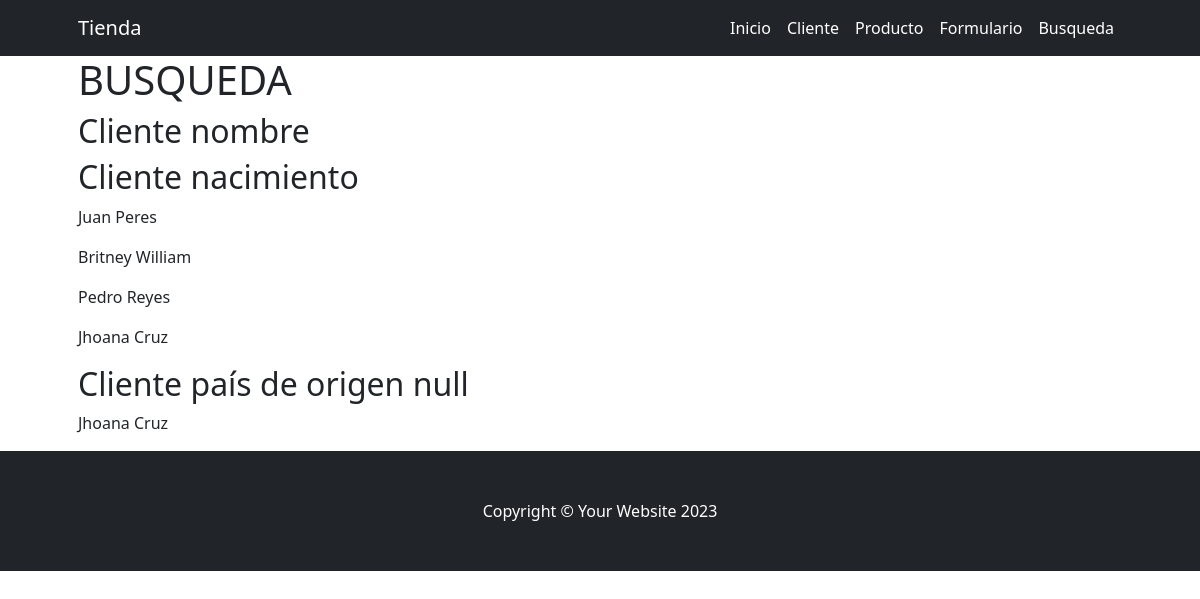
/cliente/busqueda/, run on the app's committed database.
### cliente/models.py (models this page shows)
class Cliente(models.Model):
    nombre = models.CharField(max_length=100)
    apellido = models.CharField(max_length=100)
    nacimiento = models.DateField(null=True, blank=True)
    pais_origen = models.ForeignKey(Pais, on_delete=models.SET_NULL, null=True, blank=True)
    def __str__(self):
        return f"{self.nombre} {self.apellido}"

### cliente/views.py (the view)
# urls.py: path("busqueda/", views.busqueda,name="busqueda"),
def busqueda(request):
    cliente_nombre = models.Cliente.objects.filter(nombre__contains="dana")
    cliente_nacimiento = models.Cliente.objects.filter(nacimiento__gt=date(2000, 1, 1))
    cliente_pais = models.Cliente.objects.filter(pais_origen=None)
    context = {
        "cliente_nombre": cliente_nombre,
        "cliente_nacimiento": cliente_nacimiento,
        "cliente_pais": cliente_pais,
    }
    return render(request, "cliente/busqueda.html", context)

### cliente/templates/cliente/busqueda.html (shortened to what this page needs)
{% extends 'core/base.html' %}
{% block contenido_titulo %}
    BUSQUEDA
{% endblock contenido_titulo %}
{% block contenido %}
    <h2>Cliente nombre</h2>
    <h2>Cliente nacimiento</h2>
    {% for cliente in cliente_nacimiento %}
        <p>{{ cliente}}</p>
    {% endfor %}
    <h2>Cliente país de origen null</h2>
    {% for cliente in cliente_pais %}
        <p>{{ cliente}}</p>
    {% endfor %}
{% endblock contenido %}

### data on the page
Cliente: nombre+apellido "Juan Peres"
Cliente: nombre+apellido "Britney William"
Cliente: nombre+apellido "Pedro Reyes"
Cliente: nombre+apellido "Jhoana Cruz"
